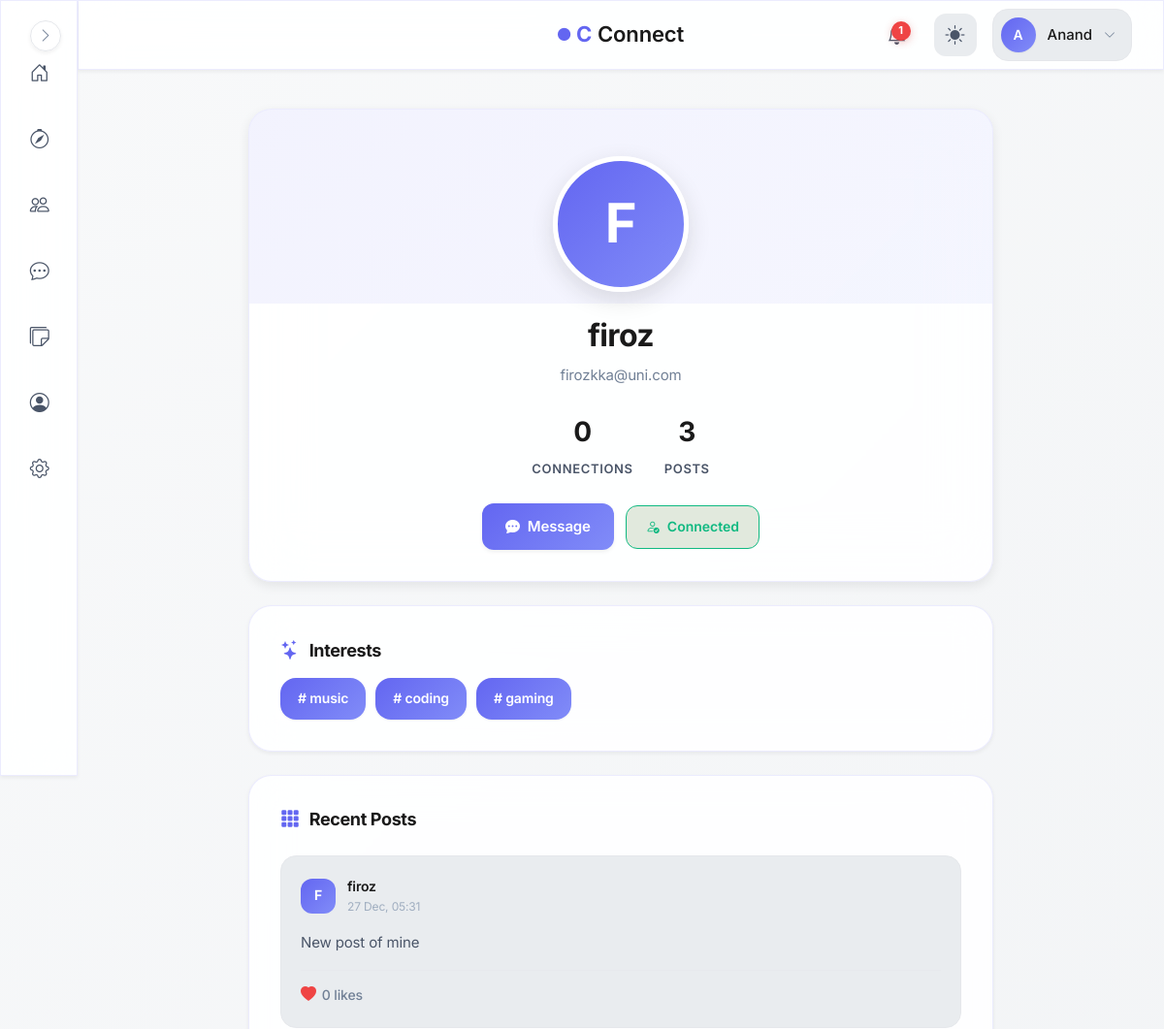
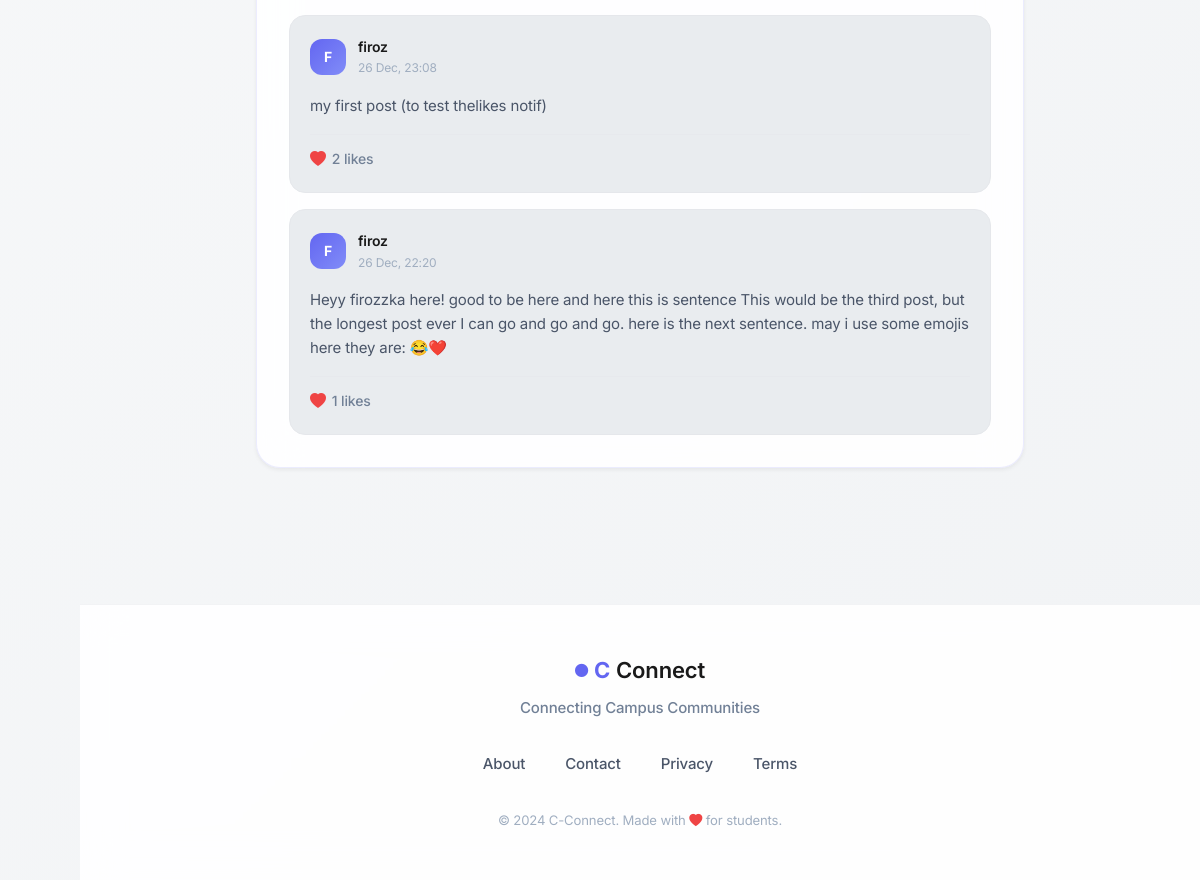
The page /user/20 (signed in) on the database its author committed (2 pictures, top to bottom).
### models.py (models this page shows, shortened)
class User(UserMixin, db.Model):
    id = db.Column(db.Integer, primary_key=True, autoincrement=True)  # Unique identifier
    username = db.Column(db.String(100), nullable=False)  # Name of the user (later can add this unique if needed)
    email = db.Column(db.String(120), nullable=False, unique=True)  # Email of the user
    password = db.Column(db.String(200), nullable=False)  # Passwords not hashed yet (done in setup_db.py)
    created_at = db.Column(db.DateTime, default=db.func.now())  # Timestamp of account creation
    last_login = db.Column(db.DateTime, nullable=True)  # Timestamp of last login
    pass

class Post(db.Model):
    __tablename__ = "posts"
    id = db.Column(db.Integer, primary_key=True)
    user_id = db.Column(db.Integer, db.ForeignKey("user.id"), nullable=False)
    content = db.Column(db.Text, nullable=False)
    image_path = db.Column(db.String(255), nullable=True)
    created_at = db.Column(db.DateTime, default=db.func.now(), index=True)
    user = db.relationship("User", backref="posts", lazy=True)
    likes = db.relationship(
        "PostLike",
        backref="post",
        cascade="all, delete-orphan",
        lazy="select"
    )

### blueprints/main/routes.py (the view)
@main.route("/user/<int:user_id>")
@login_required
def view_user_profile(user_id):
    if user_id <= 0 or user_id == current_user.id:
        return redirect(url_for("auth.profile"))
    user = User.query.get_or_404(user_id)
    profile = user.profile
    conn = Connection.query.filter(
        ((Connection.user_id == current_user.id) & (Connection.target_user_id == user_id)) |
        ((Connection.user_id == user_id) & (Connection.target_user_id == current_user.id))
    ).first()
    posts = (
        Post.query
        .filter_by(user_id=user.id)
        .order_by(Post.created_at.desc())
        .limit(10)
        .all()
    )
    if current_user.id != user.id:
        try:
            last_visit = (
                ProfileVisit.query
                .filter_by(viewer_id=current_user.id, viewed_id=user.id)
                .order_by(ProfileVisit.timestamp.desc())
                .first()
            )
            if not last_visit or (datetime.now(timezone.utc) - last_visit.timestamp).total_seconds() > 1800: #30 minutes
                v = ProfileVisit(viewer_id=current_user.id, viewed_id=user.id)
                db.session.add(v)
                db.session.commit()
        except:
            db.session.rollback()
    return render_template(
        "main/user_profile.html",
        user=user,
        profile=profile,
        conn=conn,
        posts=posts
    )

### blueprints/auth/__init__.py (called while the page is built)
@login_manager.user_loader
def load_user(user_id):
    from models import User  # Importing User model for querying  (import here to avoid circular imports)
    return User.query.get(int(user_id))

@auth.after_app_request
def add_header(response):
    if current_user.is_authenticated and request.blueprint == 'auth':
        response.headers['Cache-Control'] = 'no-store, no-cache, must-revalidate, post-check=0, pre-check=0, max-age=0'
        response.headers['Pragma'] = 'no-cache'
        response.headers['Expires'] = '-1'
    return response

### factory_helpers.py (called while the page is built, shortened)
def register_security_headers(app):
    @app.after_request
    def set_secure_headers(response):
        response.headers['Content-Security-Policy'] = (
            "default-src 'self'; "
            "img-src 'self' data: blob: https:; "# Allow external images
            "style-src 'self' 'unsafe-inline' https:; "# ADD https: for CDNs
            "script-src 'self' 'unsafe-inline' https:; "# ADD https: for JS
            "font-src 'self' https: data:; "# Google Fonts
            "connect-src 'self' https:;"  # ← ADD https: for CDNs/maps
        )
        response.headers['X-Content-Type-Options'] = 'nosniff'
        response.headers['X-Frame-Options'] = 'DENY'
        response.headers['Referrer-Policy'] = 'strict-origin-when-cross-origin'
        response.headers['Permissions-Policy'] = 'geolocation=(), microphone=()'
        return response

def register_daily_cleanup(app):
    if not hasattr(app, "_last_notification_cleanup"):
        app._last_notification_cleanup = None
    @app.before_request
    def daily_cleanup():
        now = datetime.now(timezone.utc)
        last = getattr(app, "_last_notification_cleanup", None)
        if last is None or (now - last).days >= 1:
            from blueprints.notifications.service import cleanup_old_notifications
            deleted = cleanup_old_notifications()
            app.logger.info(f"Cleaned up {deleted} old notifications.")
            app._last_notification_cleanup = now

def register_profilevisit_cleanup(app):
    last_cleanup = {'t': 0}
    @app.before_request
    def cleanup_visits():
        now = time.time()
        if now - last_cleanup['t'] < 3600:  # run once every hour
            return

### blueprints/main/templates/main/user_profile.html (shortened to what this page needs)
{% extends "base.html" %}
{% block body %}
<div class="user-profile-page">
    <section class="user-profile-header">
        <div class="user-profile-header__avatar">
            {% if user.profile and user.profile.profile_picture %}
                <span class="user-profile-header__avatar-fallback" style="display: none;">
                    {{ user.username[0].upper() }}
                </span>
            {% else %}
                <span class="user-profile-header__avatar-fallback">
                    {{ user.username[0].upper() }}
                </span>
            {% endif %}
        </div>
        <h1 class="user-profile-header__name">{{ user.username }}</h1>
        <p class="user-profile-header__email">{{ user.email }}</p>
        <div class="user-profile-header__stats">
            <div class="user-profile-header__stat">
                <span class="user-profile-header__stat-value">
                    {{ user.connection_count if user.connection_count is defined else '0' }}
                </span>
                <span class="user-profile-header__stat-label">Connections</span>
            </div>
            <div class="user-profile-header__stat">
                <span class="user-profile-header__stat-value">
                    {{ posts|length if posts else '0' }}
                </span>
                <span class="user-profile-header__stat-label">Posts</span>
            </div>
        </div>
<div class="user-profile-header__actions">
    {% if conn is none %}
        <form method="POST" action="{{ url_for('connections.connections_send', target_id=user.id) }}" style="margin: 0;">
            <input type="hidden" name="csrf_token" value="{{ csrf_token() }}">
            <button type="submit" class="user-profile-header__btn user-profile-header__btn--primary">
                <i class="bi bi-person-plus"></i>
                <span>Connect</span>
            </button>
        </form>
    {% elif conn.status == 'pending' and conn.user_id == current_user.id %}
        <div class="user-profile-header__status user-profile-header__status--pending">
            <i class="bi bi-clock-fill"></i>
            <span>Request Pending</span>
        </div>
    {% elif conn.status == 'accepted' %}
        <a href="{{ url_for('messages.chat', user_id=user.id) }}"
           class="user-profile-header__btn user-profile-header__btn--primary">
            <i class="bi bi-chat-dots-fill"></i>
            <span>Message</span>
        </a>
        <div class="user-profile-header__dropdown" id="profileDropdown">
            <button class="user-profile-header__status user-profile-header__status--connected" onclick="toggleDropdown(event)">
                <i class="bi bi-person-check"></i>
                <span>Connected</span>
            </button>
        </div>
    {% endif %}
</div>
    </section>
    <section class="user-profile-details">
        {% if profile and profile.interests %}
        <div class="user-profile-details__section">
            <h2 class="user-profile-details__title">
                <i class="bi bi-stars"></i>
                Interests
            </h2>
            <div class="user-profile-details__interests">
                {% for interest in profile.interests %}
                    <span class="user-profile-details__interest-tag"># {{ interest }}</span>
                {% endfor %}
            </div>
        </div>
        {% endif %}
    </section>
    <section class="user-profile-posts">
        <div class="user-profile-posts__header">
            <h2 class="user-profile-posts__title">
                <i class="bi bi-grid-3x3-gap-fill"></i>
                Recent Posts
            </h2>
        </div>
        {% if posts %}
        <div class="user-profile-posts__list">
            {% for post in posts %}
            <article class="post-card">
                <header class="post-card__header">
                    <div class="post-card__meta">
                        <div class="post-card__avatar">
                            {{ user.username[0].upper() }}
                        </div>
                        <div class="post-card__info">
                            <div class="post-card__author">{{ user.username }}</div>
                            <div class="post-card__time">{{ post.created_at.strftime("%d %b, %H:%M") }}</div>
                        </div>
                    </div>
                </header>
                <div class="post-card__content">
                    {{ post.content }}
                </div>
                <footer class="post-card__footer">
                    <div class="post-card__stat">
                        <i class="bi bi-heart-fill"></i>
                        <span>{{ post.likes|length if post.likes else 0 }} likes</span>
                    </div>
                </footer>
            </article>
            {% endfor %}
        </div>
        {% else %}
        <div class="user-profile-details__empty">
            <i class="bi bi-inbox"></i>
            <p style="margin: 0;">No posts yet</p>
        </div>
        {% endif %}
    </section>
</div>
{% endblock %}

### templates/base.html (shortened to what this page needs)
<!DOCTYPE html>
<html lang="en">
<head>
    <link rel="stylesheet" href="https://cdn.jsdelivr.net/npm/bootstrap-icons@1.11.1/font/bootstrap-icons.css">
    <link href="https://cdn.jsdelivr.net/npm/bootstrap@5.3.2/dist/css/bootstrap.min.css" rel="stylesheet">
    <link rel="stylesheet" href="{{ url_for('static', filename='css/global.css') }}">
</head>
<body>
    {% if current_user.is_authenticated %}
        <aside class="sidebar glass-effect" id="sidebar">
            <nav class="sidebar__nav">
                <a href="{{ url_for('main.dashboard') }}" class="sidebar__link" data-tooltip="Dashboard">
                    <div class="sidebar__link-icon">
                        <i class="bi bi-house-door"></i>
                    </div>
                </a>
                <a href="{{ url_for('main.search_page') }}" class="sidebar__link" data-tooltip="Discover">
                    <div class="sidebar__link-icon">
                        <i class="bi bi-compass"></i>
                    </div>
                </a>
                <a href="{{ url_for('connections.connections_home') }}" class="sidebar__link" data-tooltip="Connections">
                    <div class="sidebar__link-icon">
                        <i class="bi bi-people"></i>
                    </div>
                </a>
                <a href="{{ url_for('messages.inbox') }}" class="sidebar__link" data-tooltip="Messages">
                    <div class="sidebar__link-icon">
                        <i class="bi bi-chat-dots"></i>
                    </div>
                </a>
                <a href="/campus-board" class="sidebar__link" data-tooltip="Messages">
                    <div class="sidebar__link-icon">
                        <i class="bi bi-stickies"></i>
                    </div>
                </a>
                <a href="{{ url_for('auth.profile') }}" class="sidebar__link" data-tooltip="Profile">
                    <div class="sidebar__link-icon">
                        <i class="bi bi-person-circle"></i>
                    </div>
                </a>
                <a href="{{ url_for('main.settings') }}" class="sidebar__link" data-tooltip="Settings">
                    <div class="sidebar__link-icon">
                        <i class="bi bi-gear"></i>
                    </div>
                </a>
            </nav>
            <button class="sidebar__toggle" id="sidebarToggle" aria-label="Toggle sidebar">
                <i class="bi bi-chevron-right"></i>
            </button>
        </aside>
        <header class="topbar glass-effect">
            <div class="topbar__container">
                <div class="topbar__center">
                    <a href="{{ url_for('main.home') }}" class="topbar__brand">
                        <span class="brand-icon-small">
                            <i class="bi bi-circle-fill"></i>
                        </span>
                        <span class="brand-c">C</span>
                        <span class="brand-text">Connect</span>
                    </a>
                </div>
                <div class="topbar__actions">
                    <a href="{{ url_for('notifications.notifications_list') }}" class="topbar__icon-btn" aria-label="Notifications">
                        {% set unread = current_user.notifications | selectattr("is_read", "equalto", False) | list %}
                        {% if unread|length > 0 %}
                        <span class="topbar__badge">{{ unread|length }}</span>
                        {% endif %}
                    </a>
                    <button class="topbar__icon-btn topbar__theme-toggle" id="themeToggle" aria-label="Toggle theme">
                        <i class="bi bi-sun-fill" id="themeIcon"></i>
                    </button>
                    <div class="topbar__profile" id="profileDropdown">
                        <button class="topbar__profile-btn" aria-label="Profile menu">
                            <div class="topbar__avatar">
                                {{ current_user.username[0].upper() }}
                            </div>
                            <span class="topbar__username">{{ current_user.username }}</span>
                            <i class="bi bi-chevron-down topbar__profile-arrow"></i>
                        </button>
                    </div>
                </div>
            </div>
        </header>
    {% endif %}
    <main class="main-content">
        {% block body %}{% endblock %}
    </main>
    <footer class="footer">
        <div class="footer__container">
            <div class="footer__brand">
                <div class="footer__logo">
                    <span class="brand-icon-small">
                        <i class="bi bi-circle-fill"></i>
                    </span>
                    <span class="brand-c">C</span>
                    <span class="brand-text">Connect</span>
                </div>
                <p class="footer__tagline">Connecting Campus Communities</p>
            </div>
            <div class="footer__links">
                <a href="{{ url_for('main.about') }}" class="footer__link">About</a>
                <a href="{{ url_for('main.contact') }}" class="footer__link">Contact</a>
                <a href="#" class="footer__link">Privacy</a>
                <a href="#" class="footer__link">Terms</a>
            </div>
            <div class="footer__credits">
                <small>&copy; 2024 C-Connect. Made with <i class="bi bi-heart-fill"></i> for students.</small>
            </div>
        </div>
    </footer>
</body>
</html>

### rows shown on the page
User: username "A", username "Anand"
User: username "F", username "firoz", email "firozkka@uni.com"
Post: created_at "27 Dec, 05:31", content "New post of mine", likes|length "0"
Post: created_at "26 Dec, 23:08", content "my first post (to test thelikes notif)", likes|length "2"
Post: created_at "26 Dec, 22:20", content "Heyy firozzka here! good to be here and here this is sentence This would be the third post, but the longest post ever I can go and go and go. here is the next sentence. may i use some emojis here they are: 😂❤️", likes|length "1"

### other values the page prints
{{ unread|length }} "1"
{{ user.connection_count if user.connection_count is defined else '0' }} "0"
{{ posts|length if posts else '0' }} "3"
{{ interest }} "music" "coding" "gaming"
